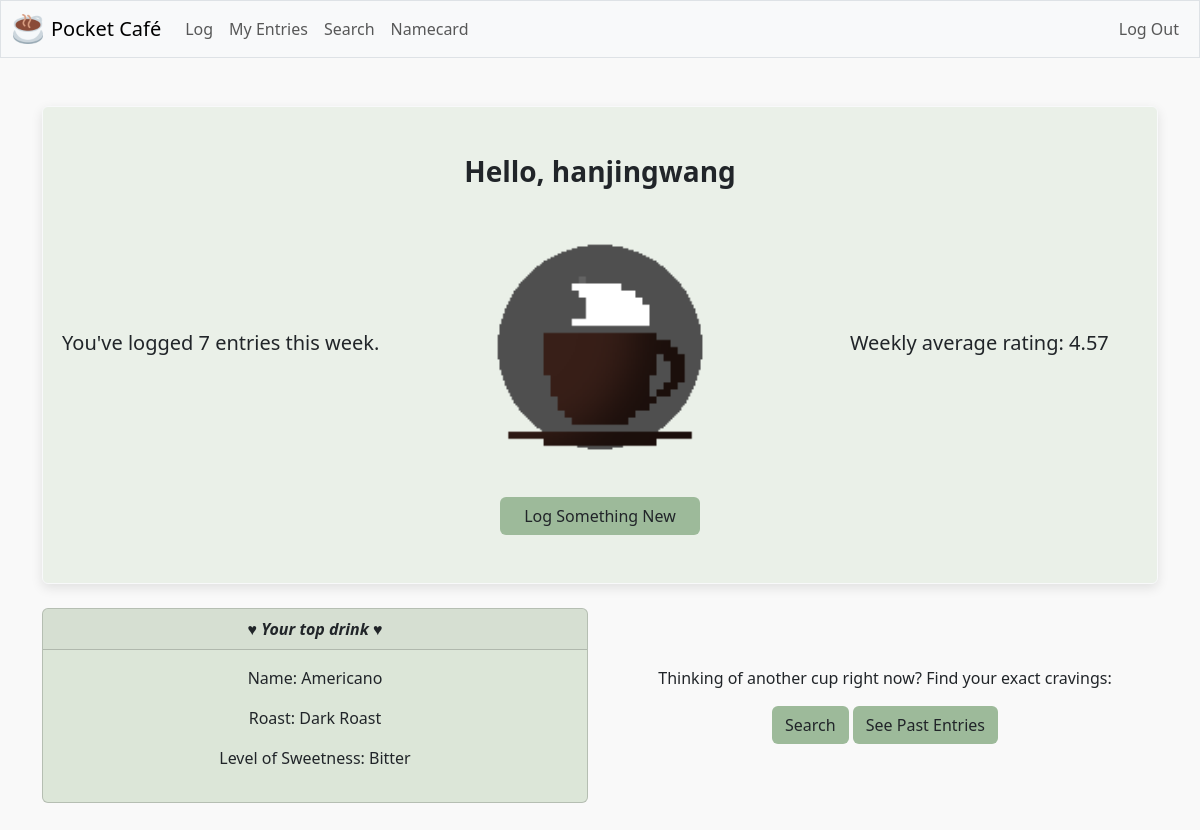
The page / (signed in) on the database its author committed.
### tables this page shows
CREATE TABLE logs (
    id AUTO_INCREMENT PRIMARY KEY,
    user_id int,
    name text,
    brand text,
    roast text,
    sweetness text,
    rating int,
    description text,
    date numeric
);

### app.py (the view)
@app.route("/")
@login_required
def index():
    global top
    one_week = datetime.now(pytz.timezone("US/Eastern")) - timedelta(weeks=1)
    summary = db.execute("SELECT AVG(rating) as avg_rating, COUNT(*) AS total FROM logs WHERE user_id = ? AND date >= ?",
                         session["user_id"], one_week)
    top = db.execute("SELECT name, roast, sweetness FROM logs WHERE user_id = ? AND date >= ? ORDER BY rating DESC, date DESC LIMIT 5", session["user_id"], one_week)
    return render_template("index.html", summary=summary, top=top,  username=session["username"])

### app.py (called while the page is built)
@app.after_request
def after_request(response):
    response.headers["Cache-Control"] = "no-cache, no-store, must-revalidate"
    response.headers["Expires"] = 0
    response.headers["Pragma"] = "no-cache"
    return response

### helpers.py (called while the page is built)
def login_required(f):
    @wraps(f)
    def decorated_function(*args, **kwargs):
        if session.get("user_id") is None:
            return redirect("/login")
        return f(*args, **kwargs)
    return decorated_function

### templates/index.html (shortened to what this page needs)
{% extends "layout.html" %}
{% block main %}
    <div class="card card-light border-light">
        <br>
        <br>
        <h3><b>Hello, {{ username }}</b></h3>
        <div class="row">
            <div class="col align-self-center">
                <h5>You've logged {{ summary[0].total }} entries this week.</h5>
            </div>
            <div class="col">
                <img src="/static/index.gif" alt="coffee gif" width="300">
            </div>
            <div class="col align-self-center">
                <h5>Weekly average rating: {{ summary[0].avg_rating | round(2) }}</h5>
            </div>
        </div>
        <div class="align-items-center">
            <a href="/log" class="btn" style="width: 200px;">Log Something New</a>
        </div>
        <br>
        <br>
    </div>
    <br>
    <div class="row">
        <div class="col-6">
            <div class="card card-dark">
                <div class="card-header">
                    &#9829; <span>Your top drink</span> &#9829;
                </div>
                <div class="card-body">
                    <p>Name: {{ top[0].name }}</p>
                    <p>Roast: {{ top[0].roast }}</p>
                    <p>Level of Sweetness: {{ top[0].sweetness }}</p>
                </div>
            </div>
        </div>
        <div class="col-6 align-self-center">
            <p>Thinking of another cup right now? Find your exact cravings:</p>
            <a href="/search" class="btn">Search</a>
            <a href="/entries" class="btn">See Past Entries</a>
        </div>
    </div>
{% endblock %}

### static/styles.css (style rules this page uses)
html, body { font-family: "Gill Sans", "Segoe UI", sans-serif; background-color: #f9f9f9; }
.btn { background-color: #9dba9a; }
.card-light { background-color: #EAF0E8; box-shadow: 0 4px 12px rgba(0, 0, 0, 0.1); }
.card-dark { background-color: #DCE6D8; }
.card-header span { font-weight: bold; font-style: italic; }

### rows shown on the page
logs: name "Americano", roast "Dark Roast", sweetness "Bitter"

### other values the page prints
{{ username }} "hanjingwang"
{{ summary[0].total }} "7"
{{ summary[0].avg_rating | round(2) }} "4.57"
